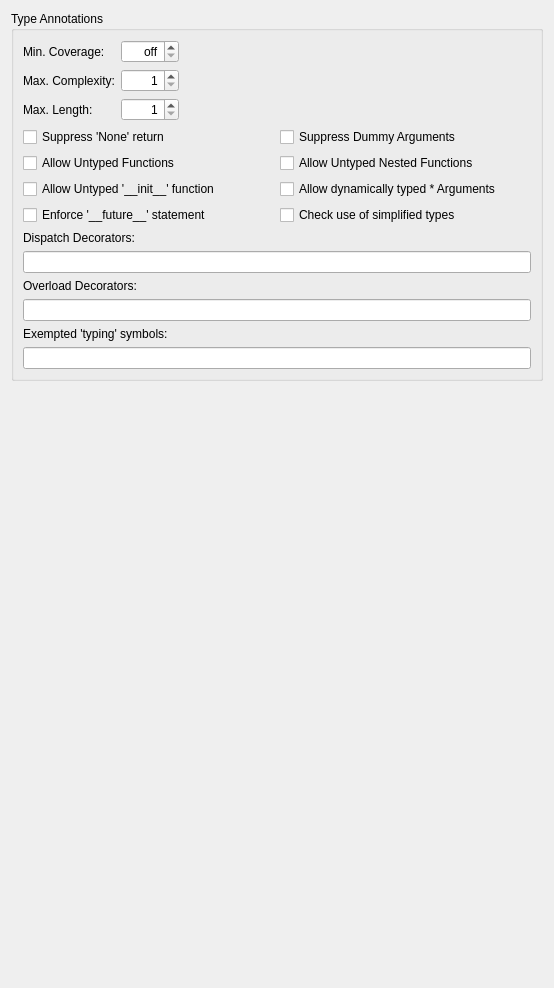
         <widget class="QWidget" name="typeAnnotationsTab">
          <attribute name="title">
           <string>Annotations</string>
          </attribute>
          <layout class="QVBoxLayout" name="verticalLayout_18">
           <item>
            <widget class="QGroupBox" name="groupBox_10">
             <property name="title">
              <string>Type Annotations</string>
             </property>
             <layout class="QVBoxLayout" name="verticalLayout_3">
              <item>
               <layout class="QGridLayout" name="gridLayout_6">
                <item row="0" column="0">
                 <widget class="QLabel" name="label_18">
                  <property name="text">
                   <string>Min. Coverage:</string>
                  </property>
                 </widget>
                </item>
                <item row="0" column="1">
                 <widget class="QSpinBox" name="minAnnotationsCoverageSpinBox">
                  <property name="toolTip">
                   <string>Enter the minimum percentage of type annotations</string>
                  </property>
                  <property name="alignment">
                   <set>Qt::AlignRight|Qt::AlignTrailing|Qt::AlignVCenter</set>
                  </property>
                  <property name="specialValueText">
                   <string>off</string>
                  </property>
                  <property name="suffix">
                   <string>%</string>
                  </property>
                  <property name="maximum">
                   <number>100</number>
                  </property>
                 </widget>
                </item>
                <item row="0" column="2">
                 <spacer name="horizontalSpacer_7">
                  <property name="orientation">
                   <enum>Qt::Horizontal</enum>
                  </property>
                  <property name="sizeHint" stdset="0">
                   <size>
                    <width>352</width>
                    <height>20</height>
                   </size>
                  </property>
                 </spacer>
                </item>
                <item row="1" column="0">
                 <widget class="QLabel" name="label_19">
                  <property name="text">
                   <string>Max. Complexity:</string>
                  </property>
                 </widget>
                </item>
                <item row="1" column="1">
                 <widget class="QSpinBox" name="maxAnnotationsComplexitySpinBox">
                  <property name="toolTip">
                   <string>Enter the maximum type annotation complexity</string>
                  </property>
                  <property name="alignment">
                   <set>Qt::AlignRight|Qt::AlignTrailing|Qt::AlignVCenter</set>
                  </property>
                  <property name="minimum">
                   <number>1</number>
                  </property>
                  <property name="maximum">
                   <number>9</number>
                  </property>
                 </widget>
                </item>
                <item row="2" column="0">
                 <widget class="QLabel" name="label_32">
                  <property name="text">
                   <string>Max. Length:</string>
                  </property>
                 </widget>
                </item>
                <item row="2" column="1">
                 <widget class="QSpinBox" name="maxAnnotationsLengthSpinBox">
                  <property name="toolTip">
                   <string>Enter the maximum type annotation length</string>
                  </property>
                  <property name="alignment">
                   <set>Qt::AlignRight|Qt::AlignTrailing|Qt::AlignVCenter</set>
                  </property>
                  <property name="minimum">
                   <number>1</number>
                  </property>
                  <property name="maximum">
                   <number>15</number>
                  </property>
                 </widget>
                </item>
               </layout>
              </item>
              <item>
               <layout class="QGridLayout" name="gridLayout_9">
                <item row="0" column="0">
                 <widget class="QCheckBox" name="suppressNoneReturningCheckBox">
                  <property name="toolTip">
                   <string>Select to not report functions without returns or with only bare returns</string>
                  </property>
                  <property name="text">
                   <string>Suppress 'None' return</string>
                  </property>
                 </widget>
                </item>
                <item row="0" column="1">
                 <widget class="QCheckBox" name="suppressDummyArgsCheckBox">
                  <property name="toolTip">
                   <string>Select to not report dummy (i.e. '_') arguments</string>
                  </property>
                  <property name="text">
                   <string>Suppress Dummy Arguments</string>
                  </property>
                 </widget>
                </item>
                <item row="1" column="0">
                 <widget class="QCheckBox" name="allowUntypedDefsCheckBox">
                  <property name="toolTip">
                   <string>Select to not report dynamically typed functions</string>
                  </property>
                  <property name="text">
                   <string>Allow Untyped Functions</string>
                  </property>
                 </widget>
                </item>
                <item row="1" column="1">
                 <widget class="QCheckBox" name="allowUntypedNestedCheckBox">
                  <property name="toolTip">
                   <string>Select to not report dynamically typed nested functions</string>
                  </property>
                  <property name="text">
                   <string>Allow Untyped Nested Functions</string>
                  </property>
                 </widget>
                </item>
                <item row="2" column="0">
                 <widget class="QCheckBox" name="mypyInitReturnCheckBox">
                  <property name="toolTip">
                   <string>Select to not report unhinted '__init__' return</string>
                  </property>
                  <property name="text">
                   <string>Allow Untyped '__init__' function</string>
                  </property>
                 </widget>
                </item>
                <item row="2" column="1">
                 <widget class="QCheckBox" name="allowStarArgAnyCheckBox">
                  <property name="toolTip">
                   <string>Allow dynamically typed *args and **kwargs</string>
                  </property>
                  <property name="text">
                   <string>Allow dynamically typed * Arguments</string>
                  </property>
                 </widget>
                </item>
                <item row="3" column="0">
                 <widget class="QCheckBox" name="forceFutureAnnotationsCheckBox">
                  <property name="toolTip">
                   <string>Enforce the presence of a 'from __future__ import annotations' statement</string>
                  </property>
                  <property name="text">
                   <string>Enforce '__future__' statement</string>
                  </property>
                 </widget>
                </item>
                <item row="3" column="1">
                 <widget class="QCheckBox" name="simplifiedTypesCheckBox">
                  <property name="toolTip">
                   <string>Verifies &amp;lt;3.10 code with simplified types uses 'from __future__ import annotations'.</string>
                  </property>
                  <property name="text">
                   <string>Check use of simplified types</string>
                  </property>
                 </widget>
                </item>
               </layout>
              </item>
              <item>
               <widget class="QLabel" name="label_33">
                <property name="text">
                 <string>Dispatch Decorators:</string>
                </property>
               </widget>
              </item>
              <item>
               <widget class="QLineEdit" name="dispatchDecoratorEdit">
                <property name="toolTip">
                 <string>Enter the list of dispatch decorators separated by comma</string>
                </property>
                <property name="clearButtonEnabled">
                 <bool>true</bool>
                </property>
               </widget>
              </item>
              <item>
               <widget class="QLabel" name="label_34">
                <property name="text">
                 <string>Overload Decorators:</string>
                </property>
               </widget>
              </item>
              <item>
               <widget class="QLineEdit" name="overloadDecoratorEdit">
                <property name="toolTip">
                 <string>Enter the list of typing.overload decorators separated by comma</string>
                </property>
                <property name="clearButtonEnabled">
                 <bool>true</bool>
                </property>
               </widget>
              </item>
              <item>
               <widget class="QLabel" name="label_38">
                <property name="text">
                 <string>Exempted 'typing' symbols:</string>
                </property>
               </widget>
              </item>
              <item>
               <widget class="QLineEdit" name="exemptedTypingSymbolsEdit">
                <property name="toolTip">
                 <string>Enter deprecated symbols of the 'typing' module exempted from PEP-585 checking separated by space</string>
                </property>
                <property name="clearButtonEnabled">
                 <bool>true</bool>
                </property>
               </widget>
              </item>
             </layout>
            </widget>
           </item>
           <item>
            <spacer name="verticalSpacer_9">
             <property name="orientation">
              <enum>Qt::Vertical</enum>
             </property>
             <property name="sizeHint" stdset="0">
              <size>
               <width>20</width>
               <height>596</height>
              </size>
             </property>
            </spacer>
           </item>
          </layout>
         </widget>
